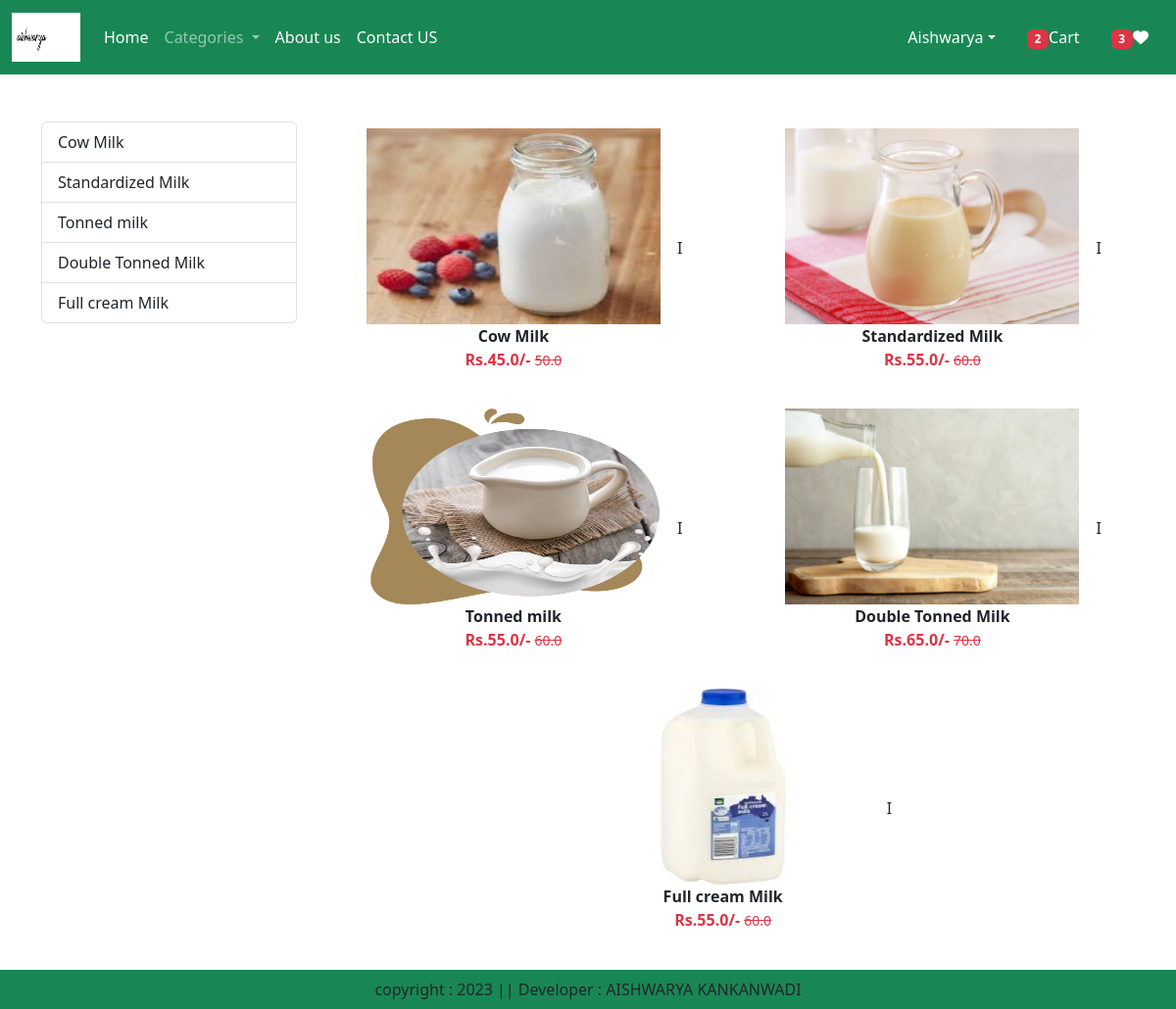
The app's page /category/ML (signed in) with its own data.
### app/models.py (models this page shows, shortened)
class Product(models.Model):
    title= models.CharField(max_length=100)
    selling_price = models.FloatField()
    discounted_price = models. FloatField()
    description = models. TextField()
    composition = models. TextField(default='')
    prodapp = models. TextField(default='')
    category = models.CharField(choices=CATEGORY_CHOICES, max_length=2)
    product_image = models. ImageField (upload_to='product')

### app/views.py (the view)
# urls.py: path('category/<slug:val>', views.CategoryView.as_view(),name="category"),
@method_decorator(login_required,name='dispatch')
class CategoryView (View):
    def get (self, request,val):
        totalitem = 0
        wishlist = 0
        if request.user.is_authenticated:
            totalitem=len(Cart.objects.filter(user=request.user))
            wishitem=len(Wishlist.objects.filter(user=request.user))
        product = Product.objects.filter(category=val)
        title = Product.objects.filter(category=val).values('title')
        return render (request,"app/category.html",locals())

### app/templates/app/category.html (shortened to what this page needs)
{% extends 'app/base.html' %}
{% load static %}
{% block main-content %}
    <div class="container my-5">
        <div class="row">
            <div class="col-sm-3">
                <div class="list-group">
                    {% for val in title %}
                       <a href="{% url 'category-title' val.title %}" class="list-group-item list-group-item-action" aria-current="true">{{val.title}}</a>
                    {% endfor %}
                </div>
            </div>
            <div class="col-sm-9">
        <div class="row">
            {% for prod in product %}
                <div class="col text-center mb-4">
                    <a href="{% url 'product-detail' prod.id %}" class="btn">
                        <div>
                            <img src="{{prod.product_image.url}}" width="300px" height="200px" />
                            <div class="fw-bold">{{prod.title}}</div>
                            <div class="fw-bold text-danger">
                                Rs.{{prod.discounted_price}}/-
                            <small class="fw-light text-decoration-line-through">{{prod.selling_price}}</small>
                            </div>
                        </div>
                    </a> I
                </div>
            {% endfor %}
                </div>
            </div>
        </div>
    </div>
{% endblock main-content %}

### app/templates/app/base.html (shortened to what this page needs)
<!DOCTYPE html>
{% load static %}
<html lang="en">
<head>
    <link href="https://cdn.jsdelivr.net/npm/bootstrap@5.3.0-alpha1/dist/css/bootstrap.min.css" rel="stylesheet">
    <link rel="stylesheet" href="{% static 'app/css/owl.carousel.min.css' %}"/>
    <link rel="stylesheet" href="{% static 'app/css/all.min.css' %}"/>
    <link rel="stylesheet" href="{% static 'app/css/style.css' %}"/>
</head>
<body>
    <nav class="navbar navbar-expand-lg navbar-dark bg-success">
        <div class="container-fluid">
          <a class="navbar-brand" href="#">
            <img src="{% static "app/images/images.png" %}" width="70" height="50"/>
          </a>
          <div class="collapse navbar-collapse" id="navbarSupportedContent">
            <ul class="navbar-nav me-auto mb-2 mb-lg-0">
              {% if request.user.is_authenticated %}
              <li class="nav-item">
                <a class="nav-link active" aria-current="page" href="/">Home</a>
              </li>
              <li class="nav-item dropdown">
                <a class="nav-link dropdown-toggle" href="#" role="button" data-bs-toggle="dropdown" aria-expanded="false">
                  Categories
                </a>
              </li>
              <li class="nav-item">
                <a class="nav-link text-white" href="{% url 'about' %}">About us</a>
              </li>
              <li class="nav-item">
                <a class="nav-link text-white" href="{% url 'contact' %}">Contact US</a>
              </li>
            </ul>
          </div>
          <ul class="navbar-nav me-auto mb-2 mb-lg-0">
            <li class="nav-item dropdown mx-2">
                <a class="nav-link dropdown-toggle text-white" href="#"
                id="profileDropdown" role="button" data-bs-toggle="dropdown"
                aria-expanded="false">Aishwarya</a>
                </li>
                <li class="nav-item mx-2">
                    <a href="{% url 'showcart' %}" class="nav-link text-white"><span class="badge bg-danger">{% if totalitem > 0 %}{{totalitem}}{% endif %}</span>Cart </a>
                </li>
                <li class="nav-item mx-2">
                    <a href="#" class="nav-link text-white"><span class="badge bg-danger">{% if wishitem > 0 %}{{wishitem}}{% endif %}</span><i class="fa fa-heart"></i></a>
                </li>
                {% endif %}
          </ul>
        </div>
      </nav>
      {% block main-content %}{% endblock main-content %}
      <footer class="container-fluid fixed-bottom bg-success text-center p-2 mt-5">
        copyright : 2023 || Developer : AISHWARYA KANKANWADI
      </footer>
</body>
</html>

### records on screen
Product: product_image (picture), title "Cow Milk", discounted_price "45.0", selling_price "50.0"
Product: product_image (picture), title "Standardized Milk", discounted_price "55.0", selling_price "60.0"
Product: product_image (picture), title "Tonned milk", discounted_price "55.0", selling_price "60.0"
Product: product_image (picture), title "Double Tonned Milk", discounted_price "65.0", selling_price "70.0"
Product: product_image (picture), title "Full cream Milk", discounted_price "55.0", selling_price "60.0"

### other values on screen
{{ totalitem }} "2"
{{ wishitem }} "3"
{{ val.title }} "Cow Milk" "Standardized Milk" "Tonned milk" "Double Tonned Milk" "Full cream Milk"
